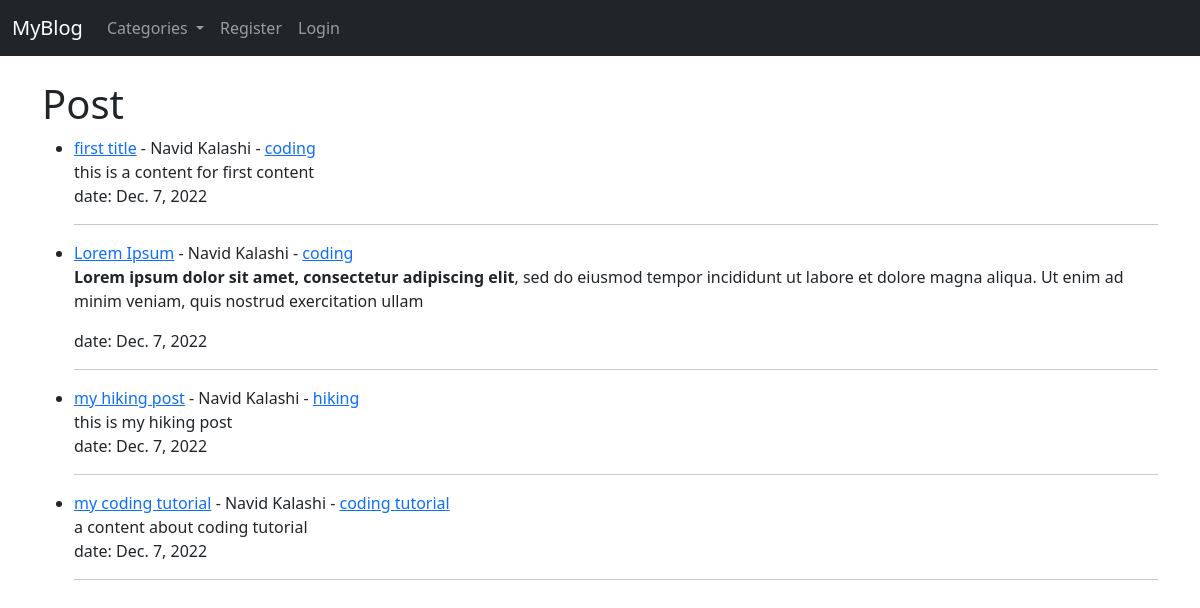
The app's page /, older data.
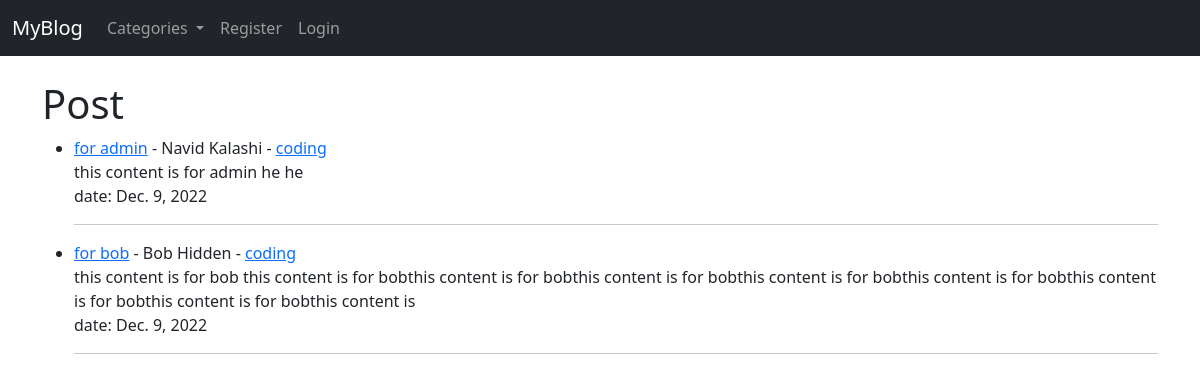
The same page, newer data.
### blog/models.py (models this page shows, shortened)
class Post(models.Model):
    title = models.CharField(max_length=255)
    title_tag = models.CharField(max_length=255)
    author = models.ForeignKey(User, on_delete=models.CASCADE)
    body = models.TextField()
    date = models.DateField(auto_now_add=True)
    category = models.CharField(max_length=255, default='coding')
    likes = models.ManyToManyField(User, related_name='blog_posts')

### blog/views.py (the view)
# urls.py: path('', HomeView.as_view(), name='home'),
class HomeView(ListView):
    model = Post
    template_name = 'home.html'
    ordering = ['-date']
    def get_context_data(self, *args, **kwargs):
        cat_menu = Category.objects.all()
        context = super(HomeView, self).get_context_data(*args, **kwargs)
        context['cat_menu'] = cat_menu
        return context

### blog/models.py (called while the page is built)
    def __str__(self):
        return self.name

### blog/templates/home.html (shortened to what this page needs)
{% extends 'base.html' %}
{% block content %}
    <h1>Post</h1>
    <ul>
        {% for post in object_list %}
        <li><a href="{% url 'article_detail' post.pk %}">{{post.title}}</a>
             - {{post.author.first_name}} {{post.author.last_name}}
             - <a href="{% url 'category' post.category|slugify %}">{{post.category}}</a>
            <br>
            {{post.body|slice:':200'|safe}}</li>
            date: {{post.date}}
            <hr>
        {% endfor %}
    </ul>
{% endblock content %}

### blog/templates/base.html (shortened to what this page needs)
<!doctype html>
<html lang="en">
  <head>
    <link href="https://cdn.jsdelivr.net/npm/bootstrap@5.1.3/dist/css/bootstrap.min.css" rel="stylesheet">
  </head>
  <body>
    <nav class="navbar navbar-expand-lg navbar-dark bg-dark">
        <div class="container-fluid">
          <a class="navbar-brand" href="{% url 'home' %}">MyBlog</a>
          <div class="collapse navbar-collapse" id="navbarSupportedContent">
            <ul class="navbar-nav me-auto mb-2 mb-lg-0">
              {% if cat_menu %}
                <li class="nav-item dropdown">
                  <a class="nav-link dropdown-toggle" href="#" role="button" data-bs-toggle="dropdown" aria-expanded="false">
                    Categories
                  </a>
                </li>
              {% else %}
                <li class="nav-item">
                  <a class="nav-link" href="{% url 'category_list' %}">Categories</a>
                </li>
              {% endif %}
              {% if user.is_authenticated %}
                <li class="nav-item">
                  <a class="nav-link" href="{% url 'add_post' %}">Add Post</a>
                </li>
                <li class="nav-item">
                  <a class="nav-link" href="{% url 'add_category' %}">Add Category</a>
                </li>
                <li class="nav-item">
                  <a class="nav-link" href="{% url 'logout' %}">Logout</a>
                </li>
              {% else %}
                <li class="nav-item">
                  <a class="nav-link" href="{% url 'register' %}">Register</a>
                </li>
                <li class="nav-item">
                  <a class="nav-link" href="{% url 'login' %}">Login</a>
                </li>
              {% endif %}
            </ul>
          </div>
        </div>
      </nav>
    <br>
    <div class="container">
    {% block content %}
    {% endblock content %}
    </div>
  </body>
</html>

Row changes from the older to the newer data that the page shows:
removed Post: title "first title", author.first_name "Navid", author.last_name "Kalashi", category "coding", body "this is a content for first content", date "Dec. 7, 2022"
removed Post: title "Lorem Ipsum", author.first_name "Navid", author.last_name "Kalashi", category "coding", body "Lorem ipsum dolor sit amet, consectetur adipiscing elit , sed do eiusmod tempor incididunt ut labore et dolore magna aliqua. Ut enim ad minim veniam, quis nostrud exercitation ullam", date "Dec. 7, 2022"
removed Post: title "my hiking post", author.first_name "Navid", author.last_name "Kalashi", category "hiking", body "this is my hiking post", date "Dec. 7, 2022"
removed Post: title "my coding tutorial", author.first_name "Navid", author.last_name "Kalashi", category "coding tutorial", body "a content about coding tutorial", date "Dec. 7, 2022"
added Post: title "for admin", author.first_name "Navid", author.last_name "Kalashi", category "coding", body "this content is for admin he he", date "Dec. 9, 2022"
added Post: title "for bob", author.first_name "Bob", author.last_name "Hidden", category "coding", body "this content is for bob this content is for bobthis content is for bobthis content is for bobthis content is for bobthis content is for bobthis content is for bobthis content is for bobthis content is", date "Dec. 9, 2022"
